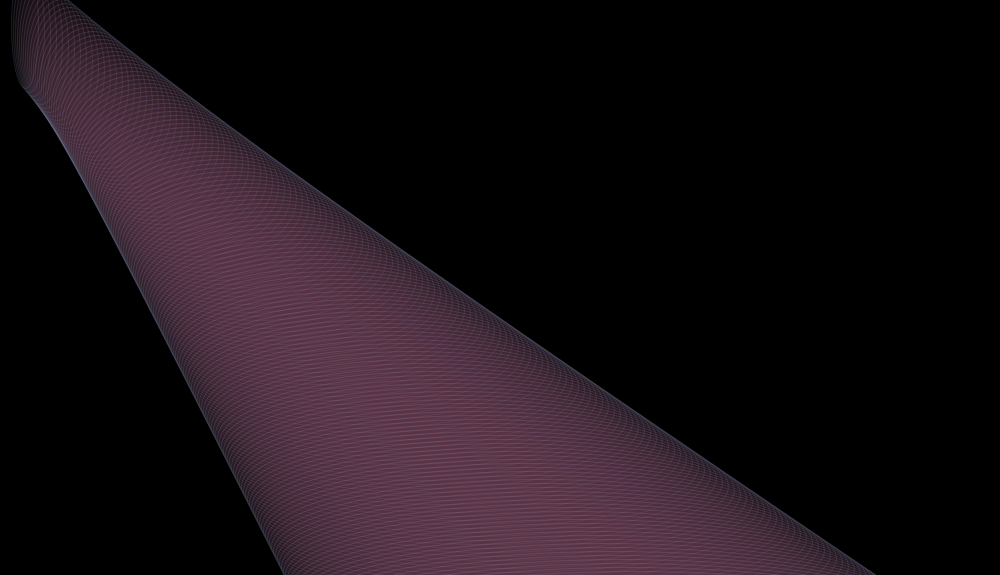
Frame 1 (no input)
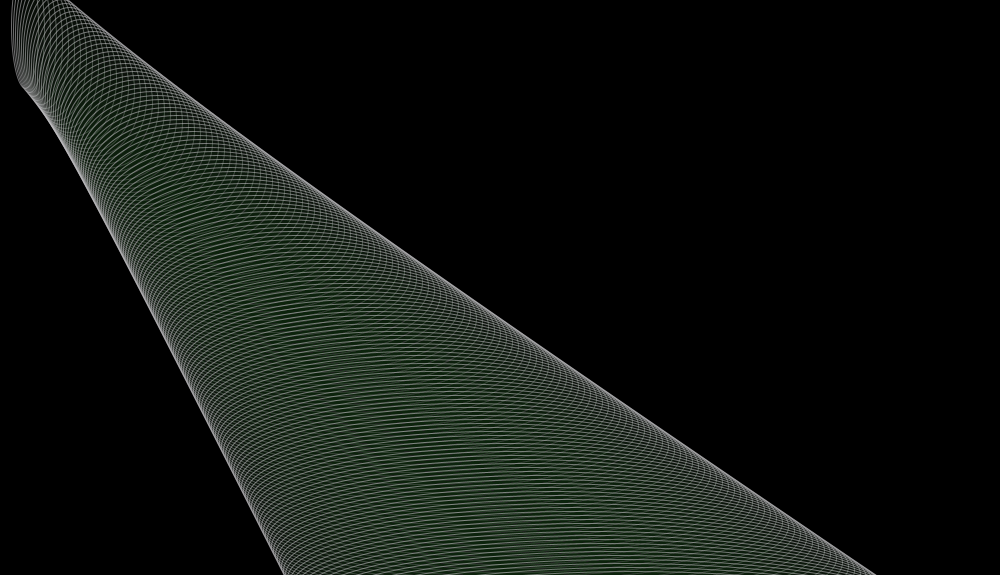
Frame 60 (the mouse pressed at the canvas centre just before this capture)
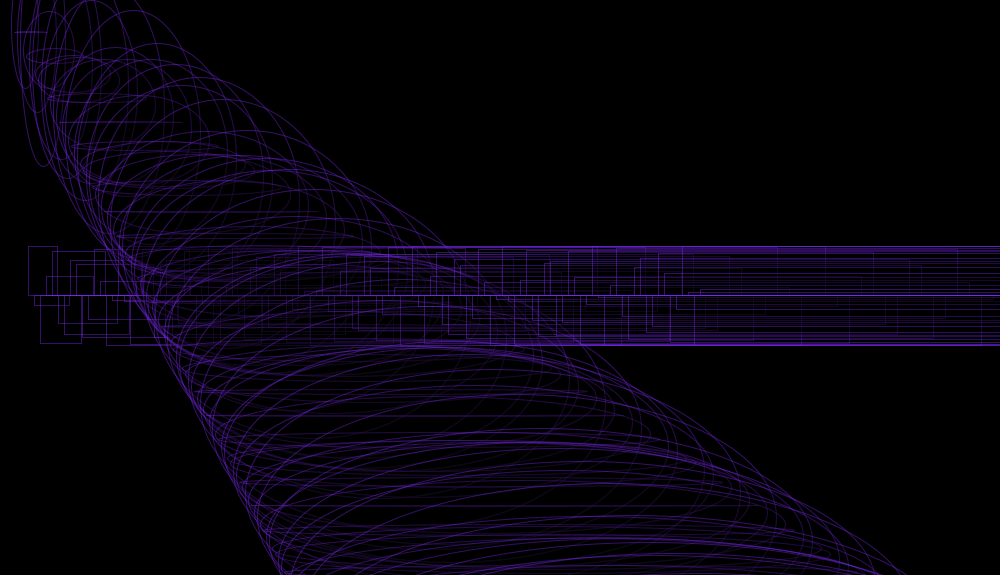
Frame 120 (the mouse held since frame 60 and released just before this capture)

The Processing sketch that drew these frames (run headless with seeded random() and noise(); from frame 60 on, the mouse is pressed at the canvas centre):

// Processing sketch: processing_46662
// ── processing_46662.pde



void setup() {
  size(1000, 575);
}

void draw() {
  colorMode(HSB); 
  smooth();
  background(0);



  frameRate(4);
  strokeWeight(1);
  noFill();
  stroke(random(255), random(255), random(255), random(150));
  fill(random(255), random(255), random(255), random(20));


  float b = 0.0;
  float inc = TWO_PI/50.0;
  {
    for (int i=25; i<700; i=i+1) {
      ellipse(i++, i++, i++, 125+sin(b)*125.0);
      b = b + mouseX * mouseY ;
      if (mousePressed)
        rect(i++, 295, i++, 1+sin(b)*50.0);
    }


    if (keyPressed) {
      frameRate(.5);
    }


    fill(random(255), random(255), random(255), random(20));

    //  float n = 0.0;
    //float inj = TWO_PI/50.0;
    //{
    //for(int i=25; i<500; i=i+1) {
    //  rect(i++, 340, i++, 100+sin(n)*125.0);
    //  n = n + mouseX * mouseY ;
    //  if(mousePressed)
    //  rect(i++, 295, i++, 1+sin(n)*50.0);
    //}
  }
//  save("rect_sin.jpg");
}
